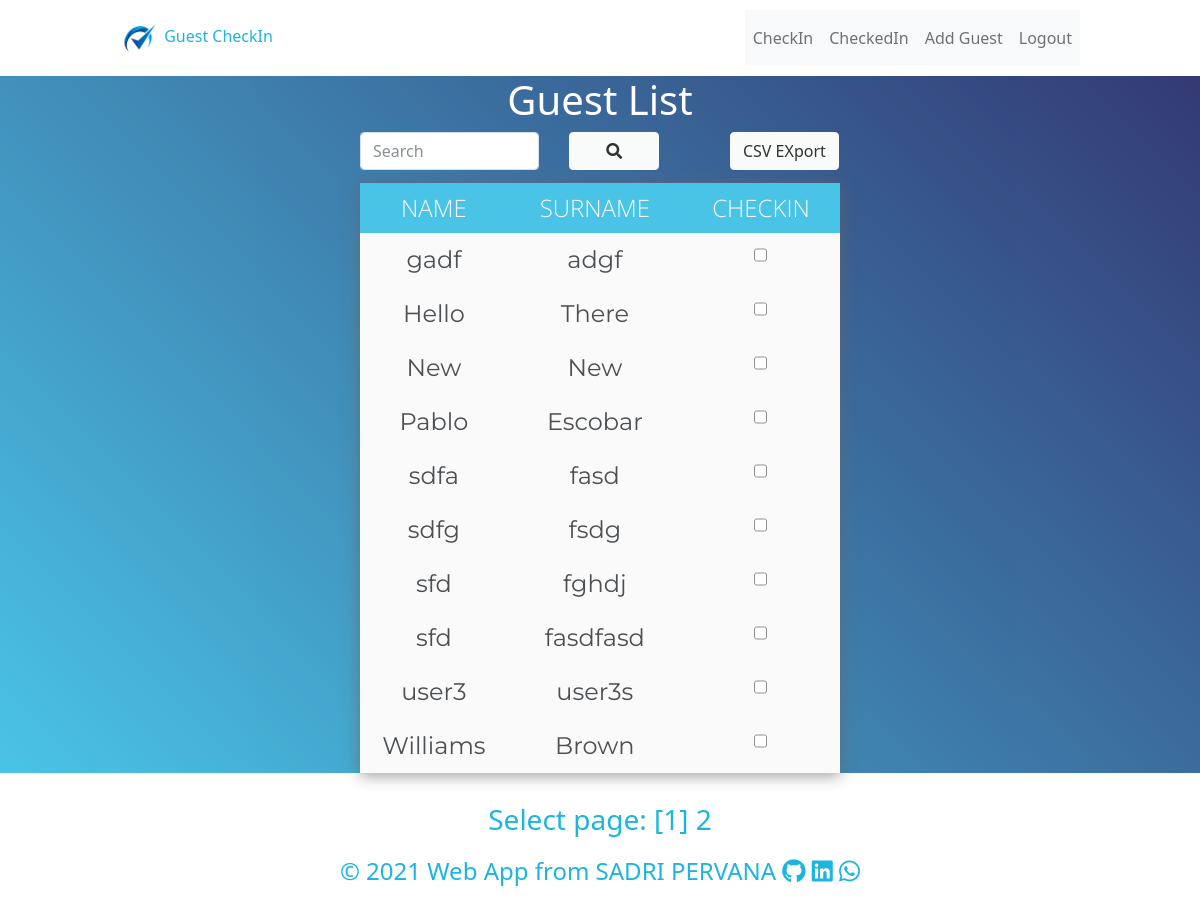
/index.php (signed in), run on the app's committed database.
### tables this page shows
CREATE TABLE `guest` (
  `id` mediumint NOT NULL,
  `name` varchar(15) DEFAULT NULL,
  `surname` varchar(15) DEFAULT NULL,
  `checkin` tinyint NOT NULL DEFAULT '0'
);

### core/init.php (called while the page is built, shortened)
<?php
function is_logged_in(){
	if(isset($_SESSION['SBUser']) && $_SESSION['SBUser'] > 0){
		return true;
	}
	return false;
}

### includes/functions.php (called while the page is built, shortened)
<?php
function query($pdo, $sql, $parameters = []){
  $query = $pdo->prepare($sql);
  $query->execute($parameters);
  return $query;
}
function findAll($pdo, $table, $orderBy = null, $limit = null,
  $offset = null, $checkin = null, $like = null)
{
  $query = "SELECT * FROM `$table` WHERE `checkin` = $checkin";
  if($orderBy != null) {
    $query .= " ORDER BY   $orderBy ";
  }
  if ($limit != null) {
    $query .= " LIMIT  $limit ";
  }
  $result = query($pdo, $query);
  return $result->fetchAll(\PDO::FETCH_BOTH);
}
function total($pdo, $table, $checkin = null, $like = null){
  $sql = "SELECT COUNT(*) FROM `$table` WHERE `checkin`=$checkin ";
  $query = query($pdo,$sql);
  $result = $query->fetch(\PDO::FETCH_BOTH);
  if (count($result) > 0) {
    return $result[0];
  }
  else {
    return null;
  }
}

### index.php (the view, shortened to what this page needs)
<?php
require_once 'templates/header.html.php';
$totalGuest = total($pdo, 'guest', 0);
$guest = findAll($pdo, 'guest', 'name', 10, $offset, 0);
?>
<h1 class="center"> Guest List</h1>
<nav class="navbar navbar-light search">
  <form class="form-inline" action="" method="post">
    <input id="one" class="form-control mr-sm-2" name="search" type="search" placeholder="Search" aria-label="Search">
    <button id="two" name="submit-search" class="btn btn-light my-2 my-sm-0" type="submit">
      <i class="fas fa-search"></i>
    </button>
  </form>
  <form action="export1.php" method="post" class="csv">
    <input type="submit" name="export" value="CSV EXport" class="btn btn-light my-2 my-sm-0" >
  </form>
</nav>
    <table>
      <tr>
          <th>Name</th>
          <th>Surname</th>
          <th>CheckIn</thd>
      </tr>
        <?php for($i =0; $i < ($totalGuest - $offset) && $i < 10; $i++):?>
      <tr id="<?=$guest[$i]['id']?>">
        <td><?=htmlspecialchars($guest[$i]['name'], ENT_QUOTES, 'UTF-8') ?></td>
        <td><?=htmlspecialchars($guest[$i]['surname'], ENT_QUOTES, 'UTF-8')?></td>
        <td>
         <input value='<?=$guest[$i]['id']?>' id="id"  class="mychoice" type="checkbox">
        </td>
        <?php endfor; ?>
    </table>
</div>
<div class="select-page center">
<h3>Select page:
<?php
  $numPages = ceil($totalGuest/10);
  for($i = 1; $i <= $numPages; $i++){
    if($i == $page){
      echo "<a class='currentpage' href='index.php'>[$i]</a>";
    }
    else {
      echo "<a href='index.php?page=$i'> $i </a>";
    }
  }
?>
</h3>
</div>
<?php require_once 'templates/footer.html.php' ?>

### templates/header.html.php (shortened to what this page needs)
<?php
require_once 'includes/DatabaseConnection.inc.php';
require_once 'includes/functions.php';
require_once 'core/init.php';
$page =  $_GET['page'] ?? 1;
$offset = ($page-1)*10;
?>
<!DOCTYPE html>
<html>
<head>
  <link rel='stylesheet' href='style.css'>
  <link rel="stylesheet" href="https://pro.fontawesome.com/releases/v5.10.0/css/all.css"/>
  <link rel="stylesheet" href="https://cdn.jsdelivr.net/npm/bootstrap@5.1.0/dist/css/bootstrap.min.css">
</head>
<body>
  <header>
    <a href='index.php'>
      <img src="checkin.png" width="40px" height="40px" alt="">
      Guest CheckIn
    </a>
    <nav class="navbar navbar-expand-lg navbar-light bg-light">
      <ul class="navbar-nav mr-auto ">
        <li class="nav-item ">
          <a class="nav-link" href='index.php'>CheckIn</a>
        </li>
        <li class="nav-item ">
          <a class="nav-link" href='checkedin.php'>CheckedIn</a>
        </li>
        <li class="nav-item ">
          <a class="nav-link" href='addguest.php'>Add Guest</a>
        </li>
        <li class="nav-item active">
         <?php  if(!is_logged_in()) :?>
          <a class="nav-link" href="login.php">Login <span class="sr-only">(current)</span></a>
        </li>
      <?php else : ?>
        <a class="nav-link" href="logout.php">Logout <span class="sr-only">(current)</span></a>
      <?php endif; ?>
    </ul>
  </nav>
</header>
<div class='content' >

### templates/footer.html.php
    <div class="footer center">
      <h4>© 2021 Web App from SADRI PERVANA
        <a href="https://github.com/sadripervana" target="_blank">
          <i class="fab fa-github"></i>
        </a>
        <a href="https://www.linkedin.com/in/sadri-pervana-b76a3421a/" target="_blank">
          <i class="fab fa-linkedin"></i>
        </a>
        <a href="https://wa.me/+355685101074" target="_blank">
          <i class="fab fa-whatsapp"></i>
        </a>
       </h4>
    </div>
  </body>
</html>

### style.css (style rules this page uses)
* { margin: 0; padding: 0; }
.center { text-align: center; justify-content: center; margin: 0 auto; }
h1 { color: white; }
.guest,h3, h4, a { color: #1CB5E0; }
.content { background: linear-gradient(45deg, #1CB5E0 0%, #000851 100%); opacity: .8; }
table { text-align: center; justify-content: center; margin: 0 auto; width: 40%; border-spacing: 0; box-shadow: 0 2px 15px rgba(64,64,64,.7); font-family: 'Lobster', cursive; font-size: 24px; overflow: hidden; margin-bottom: 30px; }
td { padding: 3px 7px; }
th { background-color: #1CB5E0; color: #fafafa; font-family: 'Open Sans',Sans-serif; font-weight: 200; text-transform: uppercase; padding: 7px 14px; text-align: center; }
tr { background-color: #fafafa; font-family: 'Montserrat', sans-serif; }
.search { display: flex; flex-direction: row; }
#one { float: left; width: 60%; }
#two { float: right; width: 30%; }
input { height: 38px; border-color: #b7e4f7; border-radius: 17px ; margin: 50px; }
a:link { text-decoration: none; color: #1CB5E0; }
header { display: flex; justify-content: space-between; align-items: center; padding: 10px 10%; }
.search { margin-left: 30%; margin-bottom:5px ; }
.footer { margin: 20px; }
.csv { margin-right: 43%; }

### data on the page
guest: name "gadf", surname "adgf"
guest: name "Hello", surname "There"
guest: name "New", surname "New"
guest: name "Pablo", surname "Escobar"
guest: name "sdfa", surname "fasd"
guest: name "sdfg", surname "fsdg"
guest: name "sfd", surname "fghdj"
guest: name "sfd", surname "fasdfasd"
guest: name "user3", surname "user3s"
guest: name "Williams", surname "Brown"
